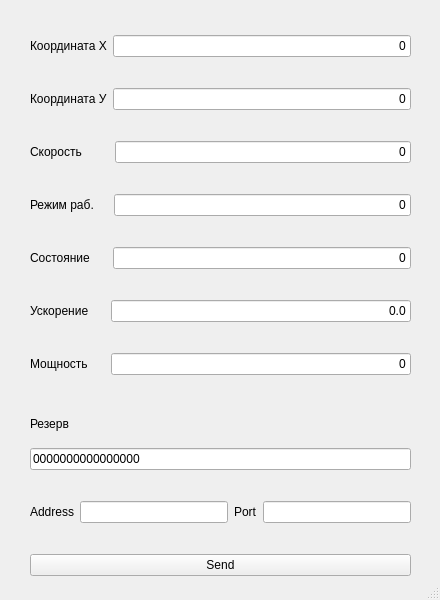
<?xml version="1.0" encoding="UTF-8"?>
<ui version="4.0">
 <class>server</class>
 <widget class="QMainWindow" name="server">
  <property name="geometry">
   <rect>
    <x>0</x>
    <y>0</y>
    <width>440</width>
    <height>600</height>
   </rect>
  </property>
  <property name="sizePolicy">
   <sizepolicy hsizetype="Fixed" vsizetype="Fixed">
    <horstretch>0</horstretch>
    <verstretch>0</verstretch>
   </sizepolicy>
  </property>
  <property name="minimumSize">
   <size>
    <width>440</width>
    <height>600</height>
   </size>
  </property>
  <property name="maximumSize">
   <size>
    <width>440</width>
    <height>600</height>
   </size>
  </property>
  <property name="windowTitle">
   <string>Server</string>
  </property>
  <widget class="QWidget" name="centralwidget">
   <widget class="QWidget" name="verticalLayoutWidget">
    <property name="geometry">
     <rect>
      <x>20</x>
      <y>10</y>
      <width>401</width>
      <height>601</height>
     </rect>
    </property>
    <layout class="QVBoxLayout" name="verticalLayout">
     <property name="sizeConstraint">
      <enum>QLayout::SetDefaultConstraint</enum>
     </property>
     <property name="leftMargin">
      <number>10</number>
     </property>
     <property name="rightMargin">
      <number>10</number>
     </property>
     <item>
      <layout class="QHBoxLayout" name="horizontalLayout">
       <item>
        <widget class="QLabel" name="labelX">
         <property name="text">
          <string>Координата Х</string>
         </property>
        </widget>
       </item>
       <item>
        <widget class="QLineEdit" name="lineEditX">
         <property name="text">
          <string>0</string>
         </property>
         <property name="alignment">
          <set>Qt::AlignRight|Qt::AlignTrailing|Qt::AlignVCenter</set>
         </property>
        </widget>
       </item>
      </layout>
     </item>
     <item>
      <layout class="QHBoxLayout" name="horizontalLayout_3">
       <item>
        <widget class="QLabel" name="labelY">
         <property name="text">
          <string>Координата У</string>
         </property>
        </widget>
       </item>
       <item>
        <widget class="QLineEdit" name="lineEditY">
         <property name="text">
          <string>0</string>
         </property>
         <property name="alignment">
          <set>Qt::AlignRight|Qt::AlignTrailing|Qt::AlignVCenter</set>
         </property>
        </widget>
       </item>
      </layout>
     </item>
     <item>
      <layout class="QHBoxLayout" name="horizontalLayout_4">
       <item>
        <widget class="QLabel" name="labelV">
         <property name="text">
          <string>Скорость        </string>
         </property>
        </widget>
       </item>
       <item>
        <widget class="QLineEdit" name="lineEditV">
         <property name="text">
          <string>0</string>
         </property>
         <property name="alignment">
          <set>Qt::AlignRight|Qt::AlignTrailing|Qt::AlignVCenter</set>
         </property>
        </widget>
       </item>
      </layout>
     </item>
     <item>
      <layout class="QHBoxLayout" name="horizontalLayout_5">
       <item>
        <widget class="QLabel" name="labelM">
         <property name="text">
          <string>Режим раб.    </string>
         </property>
        </widget>
       </item>
       <item>
        <widget class="QLineEdit" name="lineEditM">
         <property name="text">
          <string>0</string>
         </property>
         <property name="alignment">
          <set>Qt::AlignRight|Qt::AlignTrailing|Qt::AlignVCenter</set>
         </property>
        </widget>
       </item>
      </layout>
     </item>
     <item>
      <layout class="QHBoxLayout" name="horizontalLayout_6">
       <item>
        <widget class="QLabel" name="labelS">
         <property name="text">
          <string>Состояние     </string>
         </property>
        </widget>
       </item>
       <item>
        <widget class="QLineEdit" name="lineEditS">
         <property name="text">
          <string>0</string>
         </property>
         <property name="alignment">
          <set>Qt::AlignRight|Qt::AlignTrailing|Qt::AlignVCenter</set>
         </property>
        </widget>
       </item>
      </layout>
     </item>
     <item>
      <layout class="QHBoxLayout" name="horizontalLayout_7">
       <item>
        <widget class="QLabel" name="labelA">
         <property name="text">
          <string>Ускорение     </string>
         </property>
        </widget>
       </item>
       <item>
        <widget class="QLineEdit" name="lineEditA">
         <property name="text">
          <string>0.0</string>
         </property>
         <property name="alignment">
          <set>Qt::AlignRight|Qt::AlignTrailing|Qt::AlignVCenter</set>
         </property>
        </widget>
       </item>
      </layout>
     </item>
     <item>
      <layout class="QHBoxLayout" name="horizontalLayout_9">
       <item>
        <widget class="QLabel" name="labelP">
         <property name="text">
          <string>Мощность     </string>
         </property>
        </widget>
       </item>
       <item>
        <widget class="QLineEdit" name="lineEditP">
         <property name="layoutDirection">
          <enum>Qt::LeftToRight</enum>
         </property>
         <property name="text">
          <string>0</string>
         </property>
         <property name="alignment">
          <set>Qt::AlignRight|Qt::AlignTrailing|Qt::AlignVCenter</set>
         </property>
        </widget>
       </item>
      </layout>
     </item>
     <item>
      <layout class="QVBoxLayout" name="verticalLayout_2">
       <property name="sizeConstraint">
        <enum>QLayout::SetFixedSize</enum>
       </property>
       <item>
        <widget class="QLabel" name="labelR">
         <property name="maximumSize">
          <size>
           <width>16777215</width>
           <height>36</height>
          </size>
         </property>
         <property name="text">
          <string>Резерв</string>
         </property>
        </widget>
       </item>
       <item>
        <widget class="QLineEdit" name="lineEditR">
         <property name="text">
          <string>0000000000000000</string>
         </property>
        </widget>
       </item>
      </layout>
     </item>
     <item>
      <layout class="QHBoxLayout" name="horizontalLayout_2">
       <item>
        <widget class="QLabel" name="labelAd">
         <property name="text">
          <string>Address</string>
         </property>
        </widget>
       </item>
       <item>
        <widget class="QLineEdit" name="lineEditAd"/>
       </item>
       <item>
        <widget class="QLabel" name="labelPort">
         <property name="text">
          <string>Port</string>
         </property>
        </widget>
       </item>
       <item>
        <widget class="QLineEdit" name="lineEditPort"/>
       </item>
      </layout>
     </item>
     <item>
      <widget class="QPushButton" name="pushButton">
       <property name="text">
        <string>Send</string>
       </property>
      </widget>
     </item>
    </layout>
   </widget>
  </widget>
  <widget class="QMenuBar" name="menubar">
   <property name="geometry">
    <rect>
     <x>0</x>
     <y>0</y>
     <width>440</width>
     <height>26</height>
    </rect>
   </property>
  </widget>
  <widget class="QStatusBar" name="statusbar"/>
  <action name="action">
   <property name="text">
    <string>Настройки</string>
   </property>
  </action>
 </widget>
 <resources/>
 <connections/>
</ui>
